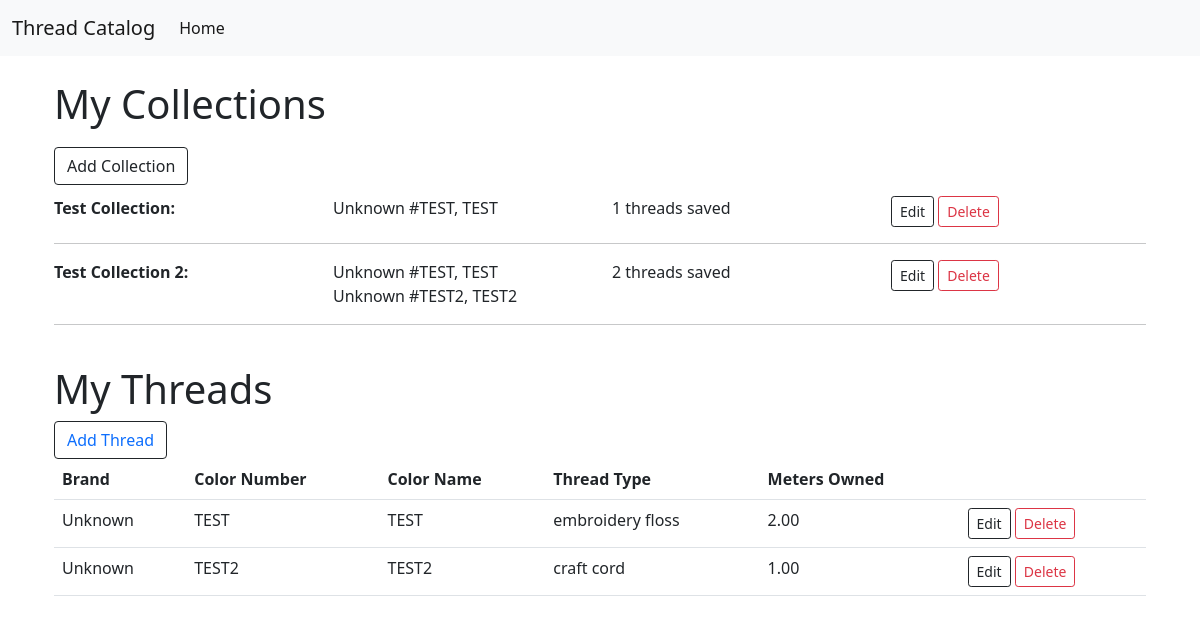
The page / on the database its author committed.
### thread/models.py (models this page shows, shortened)
class Collection (models.Model):
    class PublicManager(models.Manager):
        def get_queryset(self):
            return super().get_queryset().filter(status='public')
    STATUS = (
        ('public', 'Public'),
        ('private', 'Private'),
    )
    name = models.CharField(max_length=250, unique=True)
    slug = models.SlugField(max_length=250, unique=True)
    description = models.CharField(max_length=400)
    added_by = models.ForeignKey(ThreadUser, on_delete=models.CASCADE)
    status = models.CharField(max_length=200, choices=STATUS)
    threads = models.ManyToManyField(Thread)
    objects = models.Manager() #default manager
    public_manager = PublicManager()
    def get_absolute_url(self):
        return reverse('thread:collection_single', args=[self.slug])
    class Meta:
        ordering = ('name',)

class Thread (models.Model):
    STYLES = (
        ('embroidery floss', 'Embroidery Floss'),
        ('craft cord', 'Craft Cord'),
        ('waxed cord', 'Waxed Cord'),
    )
    brand = models.CharField(max_length=200)
    style = models.CharField(max_length=200, choices=STYLES)
    id_number = models.CharField(max_length=20)
    color_name = models.CharField(max_length=250, null=True)
    added_by = models.ForeignKey(ThreadUser, on_delete=models.CASCADE)
    objects = models.Manager() #default manager
    class Meta:
        ordering = ('brand',)

class OwnedThread (models.Model):
    owned_thread = models.ForeignKey(Thread, on_delete=models.CASCADE)
    owned_by = models.ForeignKey(ThreadUser, on_delete=models.CASCADE)
    length_owned = models.DecimalField(max_digits=10, decimal_places=2)
    class Meta:
        ordering = ('owned_by',)

### thread/views.py (the view)
# urls.py: 2. Add a URL to urlpatterns:  path('', views.home, name='home')
def home(request):
    all_threads = Thread.objects.all()
    all_owned_threads = OwnedThread.objects.all()
    all_collections = Collection.objects.all().annotate(
        thread_count = Count('threads'),
    )
    public_collections = Collection.public_manager.all()
    return render(request, 'index.html', {'threads' : all_threads, 'collections' : all_collections,
    'owned_threads': all_owned_threads})

### thread/templates/index.html (shortened to what this page needs)
{% extends 'base.html' %}
{% block content %}
<div class='container'>
    <br>
    <div class='container'>
        <div class='row'>
            <h3 class='display-6'>My Collections</h3>
            <br>
        </div>
        <button type='button' id='add-collection' class='btn btn-outline-dark'>Add Collection</button>
        {% for collection in collections %}
            <div class='row'>
                    <div class='col-3'><strong><a class='text-dark' href='{{collection.get_absolute_url}}'>{{collection.name}}:</a></strong></div>
                    <div class='col-3'>
                        {% for thread in collection.threads.all %}
                            {{thread.brand}} #{{thread.id_number}}, {{thread.color_name}}
                            <br>
                        {% endfor %}
                    </div>
                    <div class='col-3'>{{collection.thread_count}} threads saved</div>
                    <div class='col-3'><button type='button' class='btn btn-outline-dark btn-sm'>Edit</button>
                            <button type='button' class='btn btn-outline-danger btn-sm'>Delete</button>
                    </div>
            </div>
            <hr>
        {% endfor %}
    </div>
    <br>
    <div class='container'>
        <div class='row'>
            <h3 class='display-6'>My Threads</h3>
        </div>
        <button type='button' class='btn btn-outline-dark'>
            <a href='create_thread'>
                Add Thread
            </a>
        </button>
        <br>
        <div class='row'>
            <div class='col-12'>
                <table class='table'>
                    <tr>
                        <th>Brand</th>
                        <th>Color Number</th>
                        <th>Color Name</th>
                        <th>Thread Type</th>
                        <th>Meters Owned</th>
                        <th></th>
                    </tr>
                    {% for thread in owned_threads %}
                        <tr>
                            <td>{{thread.owned_thread.brand}}</td>
                            <td>{{thread.owned_thread.id_number}}</td>
                            <td>{{thread.owned_thread.color_name}}</td>
                            <td>{{thread.owned_thread.style}}</td>
                            <td>{{thread.length_owned}}</td>
                            <td>
                                <button type='button' class='btn btn-outline-dark btn-sm'>Edit</button>
                                <button type='button' class='btn btn-outline-danger btn-sm'>Delete</button>
                            </td>
                        </tr>
                    {% endfor %}
                </table>
            </div>
        </div>
    </div>
    <br>
</div>
{% endblock %}

### thread/templates/base.html (shortened to what this page needs)
<!doctype html>
<html lang="en">
  <head>
     <link href="https://cdn.jsdelivr.net/npm/bootstrap@5.0.0-beta1/dist/css/bootstrap.min.css" rel="stylesheet" />
     {% load static %}
     <link rel="stylesheet" href="{% static 'thread/styles.css' %}"  type="text/css" />
  </head>
  <body>
    <nav class="navbar navbar-expand-lg navbar-light bg-light">
        <div class="container-fluid">
          <a class="navbar-brand" href="#">Thread Catalog</a>
          <div class="collapse navbar-collapse" id="navbarSupportedContent">
            <ul class="navbar-nav me-auto mb-2 mb-lg-0">
              <li class="nav-item">
                <a class="nav-link active" aria-current="page" href="/">Home</a>
              </li>
            </ul>
          </div>
        </div>
      </nav>
    {% block content %}
    {% endblock %}
  </body>
</html>

### thread/static/thread/styles.css (style rules this page uses)
a, a:hover, a:visited { text-decoration: none; }
#add-collection { margin-top: 1%; margin-bottom: 1%; }

### rows shown on the page
Collection: name "Test Collection", thread_count "1"
Thread: brand "Unknown", id_number "TEST", color_name "TEST"
Collection: name "Test Collection 2", thread_count "2"
Thread: brand "Unknown", id_number "TEST2", color_name "TEST2"
OwnedThread: owned_thread.brand "Unknown", owned_thread.id_number "TEST", owned_thread.color_name "TEST", owned_thread.style "embroidery floss", length_owned "2.00"
OwnedThread: owned_thread.brand "Unknown", owned_thread.id_number "TEST2", owned_thread.color_name "TEST2", owned_thread.style "craft cord", length_owned "1.00"
